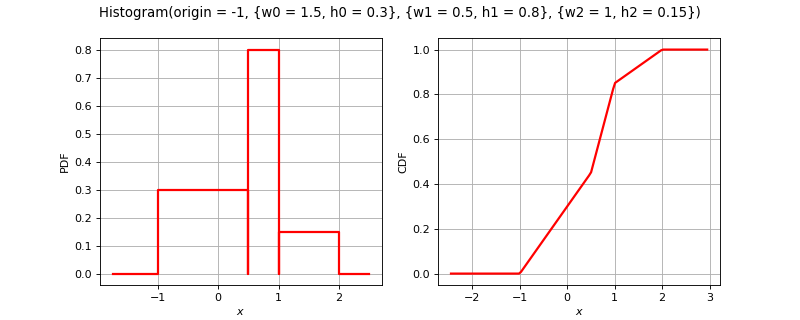

Source code (Python):
import openturns as ot
from matplotlib import pyplot as plt
from openturns.viewer import View
title = None
if ot.Histogram().__class__.__name__ == 'Bernoulli':
    distribution = ot.Bernoulli(0.7)
elif ot.Histogram().__class__.__name__ == 'Binomial':
    distribution = ot.Binomial(5, 0.2)
elif ot.Histogram().__class__.__name__ == 'Hypergeometric':
    distribution = ot.Hypergeometric(10, 4, 7)
elif ot.Histogram().__class__.__name__ == 'CumulativeDistributionNetwork':
    coll = [ot.Normal(2),ot.Dirichlet([0.5, 1.0, 1.5])]
    distribution = ot.CumulativeDistributionNetwork(coll, ot.BipartiteGraph([[0,1], [0,1]]))
elif ot.Histogram().__class__.__name__ == 'Histogram':
    distribution = ot.Histogram([-1.0, 0.5, 1.0, 2.0], [0.45, 0.4, 0.15])
elif ot.Histogram().__class__.__name__ == 'KernelMixture':
    kernel = ot.Uniform()
    sample = ot.Normal().getSample(5)
    bandwith = [1.0]
    distribution = ot.KernelMixture(kernel, bandwith, sample)
elif ot.Histogram().__class__.__name__ == 'MaximumDistribution':
    coll = [ot.Uniform(2.5, 3.5), ot.LogUniform(1.0, 1.2), ot.Triangular(2.0, 3.0, 4.0)]
    distribution = ot.MaximumDistribution(coll)
elif ot.Histogram().__class__.__name__ == 'Multinomial':
    distribution = ot.Multinomial(5, [0.2])
elif ot.Histogram().__class__.__name__ == 'RandomMixture':
    coll = [ot.Triangular(0.0, 1.0, 5.0), ot.Uniform(-2.0, 2.0)]
    weights = [0.8, 0.2]
    cst = 3.0
    distribution = ot.RandomMixture(coll, weights, cst)
elif ot.Histogram().__class__.__name__ == 'TruncatedDistribution':
    distribution = ot.TruncatedDistribution(ot.Normal(2.0, 1.5), 1.0, 4.0)
elif ot.Histogram().__class__.__name__ == 'UserDefined':
    distribution = ot.UserDefined([[1.0], [2.0], [3.0]], [0.4, 0.5, 1.0])
elif ot.Histogram().__class__.__name__ == 'ZipfMandelbrot':
    distribution = ot.ZipfMandelbrot(10, 2.5, 0.3)
elif ot.Histogram().__class__.__name__ == 'Normal':
    cov = ot.CovarianceMatrix([[1.0, -0.5], [-0.5, 1.0]])
    distribution = ot.Normal([0.0, 0.0], cov)
    title = "Normal dist. with correlation coefficient {}".format(cov[0, 1])
else:
    distribution = ot.Histogram()

dimension = distribution.getDimension()
if title is None:
    title = str(distribution)[:100].split('\n')[0]
if dimension == 1:
    distribution.setDescription(['$x$'])
    pdf_graph = distribution.drawPDF()
    cdf_graph = distribution.drawCDF()
    fig = plt.figure(figsize=(10, 4))
    pdf_axis = fig.add_subplot(121)
    cdf_axis = fig.add_subplot(122)
    View(pdf_graph, figure=fig, axes=[pdf_axis], add_legend=False)
    View(cdf_graph, figure=fig, axes=[cdf_axis], add_legend=False)
    fig.suptitle(title)
elif dimension == 2:
    grid = ot.GridLayout(1, 2)
    pdf_graph = distribution.drawPDF()
    pdf_graph.setLegends([''])
    cdf_graph = distribution.drawCDF()
    cdf_graph.setLegends([''])
    grid.setGraph(0, 0, pdf_graph)
    grid.setGraph(0, 1, cdf_graph)
    grid.setTitle(title)
    fig = View(grid).getFigure()
    fig.axes[0].set_title('PDF')
    fig.axes[1].set_title('CDF')
